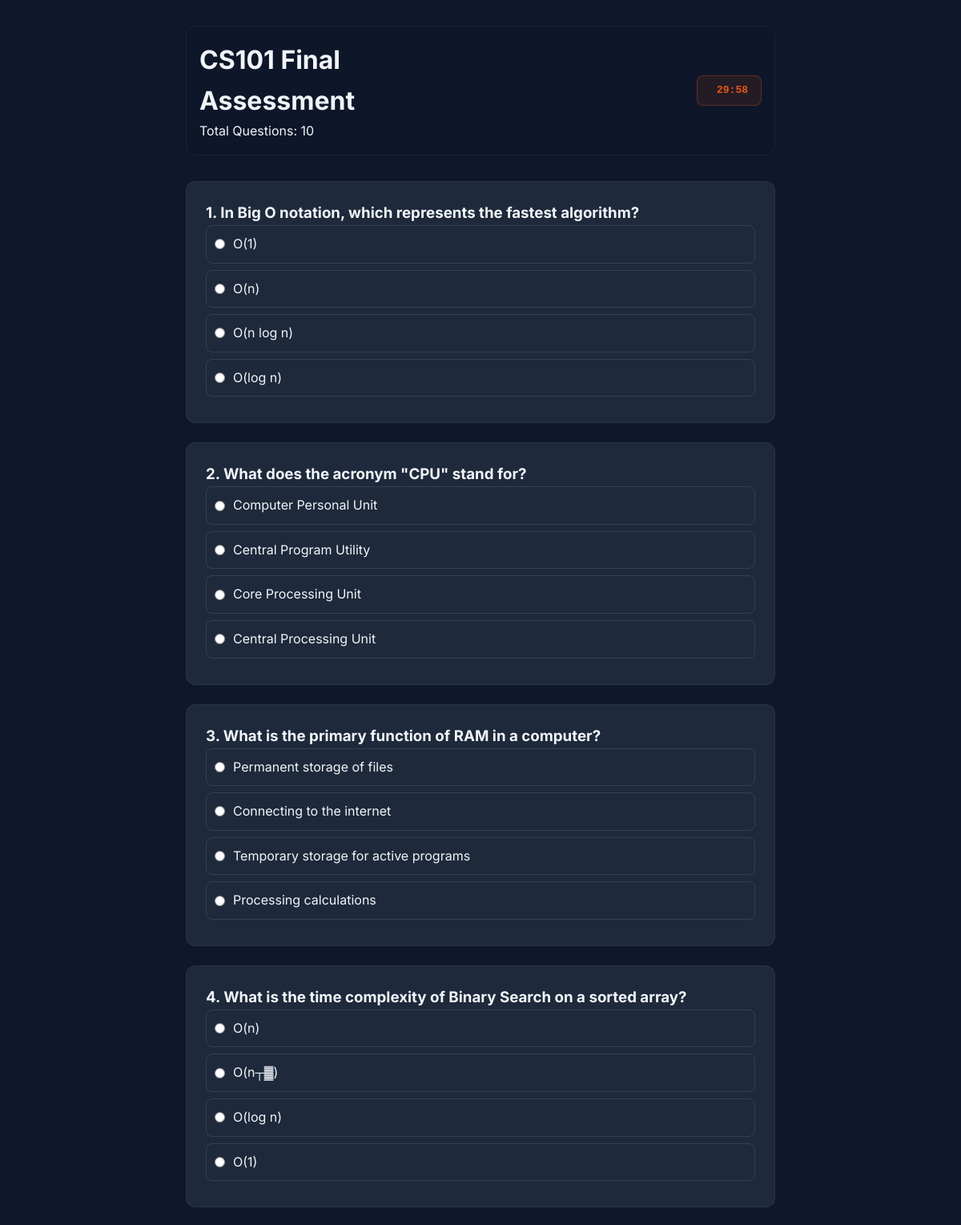
Screenshot of /web/public/student/take_quiz.php?id=2 (signed in, upper part) with the database file from the repository.
### tables this page shows
CREATE TABLE `quizzes` (
  `id` int NOT NULL AUTO_INCREMENT,
  `course_id` int NOT NULL,
  `material_id` int DEFAULT NULL,
  `title` varchar(255) NOT NULL,
  `description` text,
  `duration` int DEFAULT '0',
  `passing_score` int DEFAULT '70',
  `max_attempts` int DEFAULT '3',
  `randomize_questions` tinyint(1) DEFAULT '0',
  `randomize_options` tinyint(1) DEFAULT '0',
  `show_answers` tinyint(1) DEFAULT '1',
  `available_from` datetime DEFAULT NULL,
  `available_until` datetime DEFAULT NULL,
  `created_by` int NOT NULL,
  `created_at` timestamp NULL DEFAULT CURRENT_TIMESTAMP,
  `updated_at` timestamp NULL DEFAULT CURRENT_TIMESTAMP ON UPDATE CURRENT_TIMESTAMP,
  PRIMARY KEY (`id`),
  KEY `material_id` (`material_id`),
  KEY `created_by` (`created_by`),
  KEY `idx_course` (`course_id`),
  CONSTRAINT `quizzes_ibfk_1` FOREIGN KEY (`course_id`) REFERENCES `courses` (`id`) ON DELETE CASCADE,
  CONSTRAINT `quizzes_ibfk_2` FOREIGN KEY (`material_id`) REFERENCES `materials` (`id`) ON DELETE SET NULL,
  CONSTRAINT `quizzes_ibfk_3` FOREIGN KEY (`created_by`) REFERENCES `users` (`id`)
);

CREATE TABLE `questions` (
  `id` int NOT NULL AUTO_INCREMENT,
  `quiz_id` int NOT NULL,
  `question_text` text NOT NULL,
  `question_type` enum('mcq_single','mcq_multiple','fill_blank','true_false','essay') NOT NULL,
  `points` int DEFAULT '1',
  `order_num` int DEFAULT '0',
  `explanation` text,
  `created_at` timestamp NULL DEFAULT CURRENT_TIMESTAMP,
  PRIMARY KEY (`id`),
  KEY `idx_quiz` (`quiz_id`),
  CONSTRAINT `questions_ibfk_1` FOREIGN KEY (`quiz_id`) REFERENCES `quizzes` (`id`) ON DELETE CASCADE
);

CREATE TABLE `question_options` (
  `id` int NOT NULL AUTO_INCREMENT,
  `question_id` int NOT NULL,
  `option_text` text NOT NULL,
  `is_correct` tinyint(1) DEFAULT '0',
  `order_num` int DEFAULT '0',
  PRIMARY KEY (`id`),
  KEY `idx_question` (`question_id`),
  CONSTRAINT `question_options_ibfk_1` FOREIGN KEY (`question_id`) REFERENCES `questions` (`id`) ON DELETE CASCADE
);

### web/includes/quizzes.php (called while the page is built, shortened)
<?php
require_once 'config.php';
function getQuiz($quiz_id) {
    global $pdo;
    $stmt = $pdo->prepare("SELECT * FROM quizzes WHERE id = ?");
    $stmt->execute([$quiz_id]);
    return $stmt->fetch(PDO::FETCH_ASSOC);
}
function getQuizQuestions($quiz_id) {
    global $pdo;
    $stmt = $pdo->prepare("SELECT * FROM questions WHERE quiz_id = ? ORDER BY order_num ASC");
    $stmt->execute([$quiz_id]);
    $questions = $stmt->fetchAll(PDO::FETCH_ASSOC);
    foreach ($questions as &$q) {
        $stmt_opt = $pdo->prepare("SELECT id, option_text FROM question_options WHERE question_id = ? ORDER BY order_num ASC");
        $stmt_opt->execute([$q['id']]);
        $q['options'] = $stmt_opt->fetchAll(PDO::FETCH_ASSOC);
    }
    return $questions;
}
?>

### web/public/student/take_quiz.php (the view, shortened to what this page needs)
<?php
require_once '../../includes/auth.php';
require_once '../../includes/quizzes.php';
$quiz_id = $_GET['id'] ?? 0;
$quiz = getQuiz($quiz_id);
$questions = getQuizQuestions($quiz_id);
if (!empty($questions)) {
    shuffle($questions);
}
?>
<!DOCTYPE html>
<html lang="en">
<head>
    <link href="https://cdn.jsdelivr.net/npm/remixicon@3.5.0/fonts/remixicon.css" rel="stylesheet">
    <link rel="stylesheet" href="../assets/css/main.css">
</head>
<body>
<div class="quiz-container">
    <form method="POST" id="quizForm">
        <div style="position: sticky; top: 1rem; z-index: 50; background: rgba(15, 23, 42, 0.9); backdrop-filter: blur(8px); padding: 1rem; border-radius: 12px; border: 1px solid rgba(255,255,255,0.05); margin-bottom: 2rem; display: flex; justify-content: space-between; align-items: center; shadow: 0 4px 6px -1px rgba(0, 0, 0, 0.1);">
            <div>
                <h1 class="text-lg font-bold truncate" style="max-width: 300px;"><?php echo htmlspecialchars($quiz['title']); ?></h1>
                <p class="text-xs text-muted">Total Questions: <?php echo count($questions); ?></p>
            </div>
            <div>
                 <div id="timerBadge" class="timer-badge">
                    <i class="ri-timer-line"></i> <span id="timerDisplay">--:--</span>
                 </div>
            </div>
        </div>
        <?php foreach ($questions as $index => $q): ?>
            <div class="question-card">
                <h3 class="text-lg mb-4"><span class="text-muted mr-2"><?php echo $index + 1; ?>.</span> <?php echo htmlspecialchars($q['question_text']); ?></h3>
                <div class="options-list">
                    <?php foreach ($q['options'] as $opt): ?>
                        <label class="option-label">
                            <input type="radio" name="answers[<?php echo $q['id']; ?>]" value="<?php echo $opt['id']; ?>" required>
                            <span><?php echo htmlspecialchars($opt['option_text']); ?></span>
                        </label>
                    <?php endforeach; ?>
                </div>
            </div>
        <?php endforeach; ?>
    </form>
</div>
</body>
</html>

### web/public/assets/css/main.css (style rules this page uses)
:root { --primary: #0f52ba; --secondary: #20b2aa; --accent: #ffd700; --bg-dark: #0f172a; --bg-darker: #020617; --bg-card: #1e293b; --bg-light: #f8fafc; --bg-white: #ffffff; --text-main: #f1f5f9; --text-muted: #94a3b8; --text-dark: #0f172a; --success: #10b981; --warning: #f59e0b; --danger: #ef4444; --font-main: "Inter", system-ui, -apple-system, sans-serif; --container-width: 1200px; --header-height: 80px; --radius-sm: 0.375rem; --radius-md: 0.5rem; --radius-lg: 1rem; --transition: all 0.3s ease; }
*, *::before, *::after { margin: 0; padding: 0; box-sizing: border-box; }
body { font-family: var(--font-main); background-color: var(--bg-dark); color: var(--text-main); line-height: 1.6; line-height: 1.6; overflow-x: hidden; width: 100%; }

### web/public/student/take_quiz.php (style rules this page uses)
body { background: var(--bg-dark); }
.quiz-container { max-width: 800px; margin: 0 auto; padding: 2rem; }
.question-card { background: var(--bg-card); border: 1px solid rgba(255,255,255,0.05); border-radius: 12px; padding: 1.5rem; margin-bottom: 1.5rem; }
.option-label { display: flex; align-items: center; gap: 10px; padding: 10px; border: 1px solid rgba(255,255,255,0.1); border-radius: 8px; margin-bottom: 0.5rem; cursor: pointer; transition: all 0.2s; }
.timer-badge { background: rgba(234, 88, 12, 0.1); color: #ea580c; border: 1px solid rgba(234, 88, 12, 0.3); padding: 0.5rem 1rem; border-radius: 8px; font-family: monospace; font-weight: 700; display: inline-flex; align-items: center; gap: 0.5rem; }

### rows the page displays
quizzes: title "CS101 Final Assessment"
questions: question_text "In Big O notation, which represents the fastest algorithm?"
question_options: option_text "O(1)"
question_options: option_text "O(n)"
question_options: option_text "O(n log n)"
question_options: option_text "O(log n)"
questions: question_text "What does the acronym \"CPU\" stand for?"
question_options: option_text "Computer Personal Unit"
question_options: option_text "Central Program Utility"
question_options: option_text "Core Processing Unit"
question_options: option_text "Central Processing Unit"
questions: question_text "What is the primary function of RAM in a computer?"
question_options: option_text "Permanent storage of files"
question_options: option_text "Connecting to the internet"
question_options: option_text "Temporary storage for active programs"
question_options: option_text "Processing calculations"
questions: question_text "What is the time complexity of Binary Search on a sorted array?"
question_options: option_text "O(n)"
question_options: option_text "O(n┬▓)"
question_options: option_text "O(log n)"
question_options: option_text "O(1)"

### other values shown
count($questions) "10"
